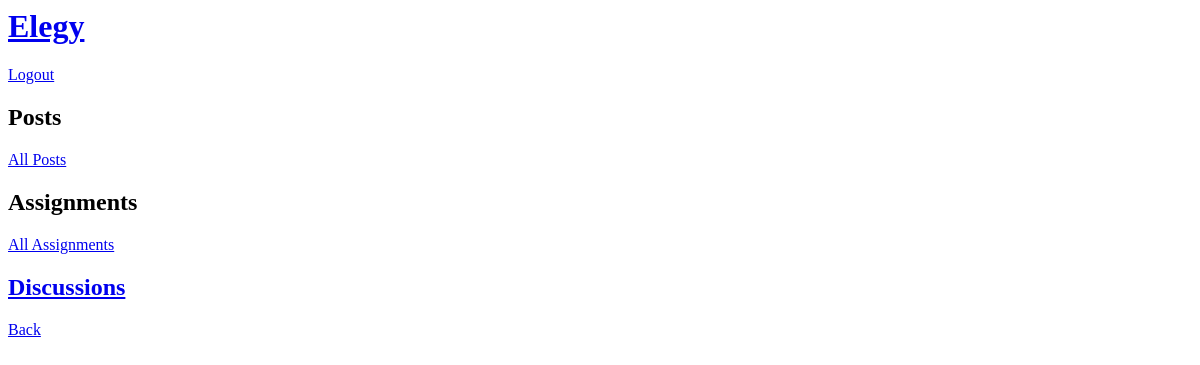
/classes/2/ (signed in), run on an earlier commit of the app's database.
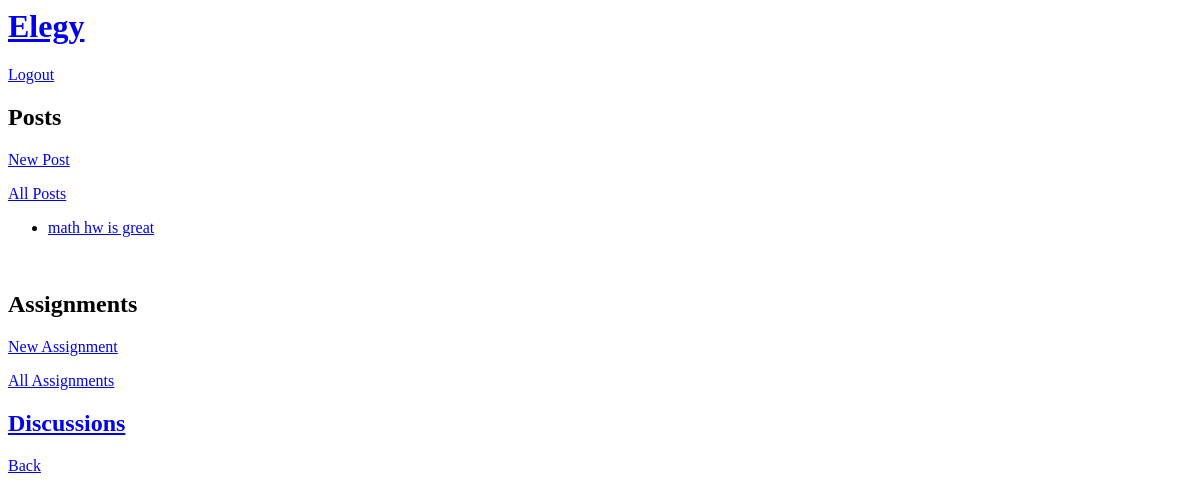
And on a later commit of the database.
### classapp/models.py (models this page shows, shortened)
class Post(models.Model):
	theclass = models.ForeignKey(TheClass)
	author = models.ForeignKey('auth.User')
	title = models.CharField(max_length=200)
	text = models.TextField()
	created_date = models.DateTimeField(default = timezone.now)
	published_date = models.DateTimeField(blank=True, null=True)
	def __str__(self):
		return self.title

### classapp/views.py (the view)
# urls.py: url(r'^classes/(?P<theclass>[0-9]+)/$', views.classpage, name="classpage"),
@login_required
def classpage(request, theclass):
		try:
			if student_in_class(request.user, theclass, Student, TheClass):
				posts = Post.objects.filter(theclass = theclass).order_by('-published_date')[:5]
				assignments = Assignment.objects.filter(theclass = theclass).order_by('-due_date')[:5]
				return render(request, 'classapp/classpage.html', {'theclass': theclass, 'posts': posts, 'assignments': assignments})
		except:
		 	if teacher_in_class(request.user, theclass, Teacher, TheClass):
		 		posts = Post.objects.filter(theclass = theclass).order_by('-published_date')[:5]
				assignments = Assignment.objects.filter(theclass = theclass).order_by('-due_date')[:5]
				return render(request, 'classapp/classpage.html', {'theclass': theclass, 'posts': posts, 'assignments': assignments})
		return redirect('classapp.views.class_list')

### classapp/views.py (called while the page is built)
def student_in_class(user, theclasspk, studentmodel, classmodel):
	if user:
		primary_key = user.pk
		student = studentmodel.objects.get(user = primary_key)
		if student:
			if classmodel.objects.get(pk = theclasspk) in student.theclass.all():
				return True
			else:
				return False
		else:
			return False
	else:
		return False

def teacher_in_class(user, theclasspk, teachermodel, classmodel):
	if user:
		primary_key = user.pk
		teacher = teachermodel.objects.get(user = primary_key)
		if teacher:
			if classmodel.objects.get(pk = theclasspk) in teacher.theclass.all():
				return True
			else:
				return False
		else:
			return False
	else:
		return False

### classapp/templates/classapp/classpage.html (shortened to what this page needs)
{% extends 'classapp/base.html' %}
{% block content %}
<h2>Posts</h2>
{% if perms.classapp.add_post %}
<p><a href="{% url 'post_new' theclass %}">New Post</a></p>
{% endif %}
<a href="{% url 'post_list' theclass %}">All Posts</a>
{% for post in posts %}
<div>
	<ul>
	<li><a href="{% url 'postpage' theclass post.id %}">{{post}}</a></li>
	</ul>
</div>
{% endfor %}
<br>
<h2>Assignments</h2>
{% if perms.classapp.add_assignment %}
<p><a href="{% url 'assignment_new' theclass %}">New Assignment</a></p>
{% endif %}
<a href="{% url 'assignment_list' theclass %}">All Assignments</a>
<br>
<a href="{% url 'discussion_list' theclass%}"><h2>Discussions</h2></a>
<a href="{% url 'class_list' %}">Back</a>
{% endblock content %}

### classapp/templates/classapp/base.html (shortened to what this page needs)
{% load staticfiles %}
<html>
<head>
</head>
<body>
	<div class="page-header">
		<h1><a href="{% url 'index' %}">Elegy</a></h1>
	</div>
	<div class = "content container">
	{% if user.is_authenticated %}
	<a href="{% url 'logout' %}">Logout</a>
	{% endif %}
	{% block content %}
	{% endblock %}
	</div>
</body>
</html>

What changed in the data, as far as the page shows it:
added Post: title "math hw is great"
Also different on the page:
text now shown: "New Post New Assignment"
